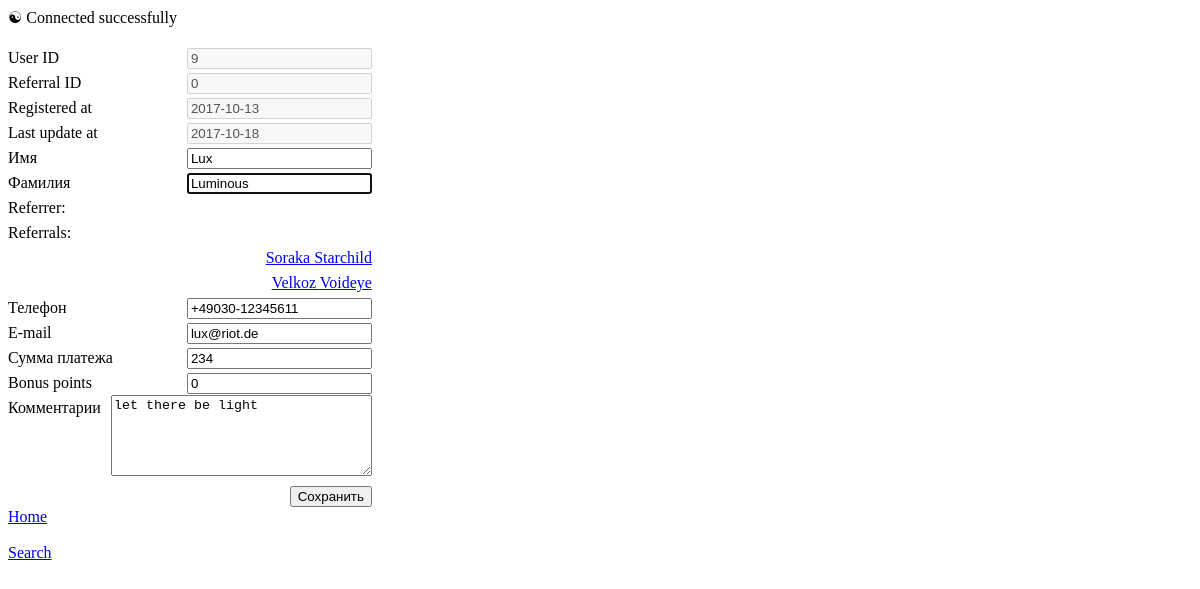
/edit.php?user_id=9, run on the app's committed database.
### tables this page shows
CREATE TABLE `clients` (
  `user_id` int(11) NOT NULL,
  `referral_id` int(11) DEFAULT '0',
  `first_name` varchar(50) NOT NULL,
  `last_name` varchar(50) NOT NULL,
  `telephone` varchar(20) NOT NULL,
  `email` varchar(200) NOT NULL,
  `reg_date` datetime DEFAULT NULL,
  `last_update` datetime NOT NULL,
  `client_paid` bigint(20) DEFAULT NULL,
  `referred_clients` int(11) DEFAULT '0',
  `referred_amount` bigint(20) DEFAULT NULL,
  `bonus_points` int(11) NOT NULL,
  `comments` text NOT NULL
);

### edit.php (the view, shortened to what this page needs)
<!DOCTYPE html>
<html>
<head>
        <link rel="stylesheet" href="style.css">
</head>
<body>
<?php
  $user_id = htmlspecialchars($_GET['user_id']);
  $servername = "localhost";
  $username = "root";
  $password = "";
  $dbname = "hayk";
  $conn = mysqli_connect($servername, $username, $password, $dbname);
  echo "&#9775; Connected successfully " . "<br><br>";
$sql = "SELECT * FROM clients where user_id = '$user_id'";
$result = mysqli_query($conn, $sql);
$row = mysqli_fetch_assoc($result);
 ?>
 <form method="post" action="update_db.php">
    <div class="main">
      <div class="field">
       <label for="UID">User ID</label>
       <input type="text" name="user_id_disabled" value=<?php echo $user_id; ?> id="UID" disabled>
      </div>
      <div class="field">
        <label for="ref">Referral ID</label>
        <input type="text" name="referral_id" value=<?php echo $row["referral_id"] ?> id="ref" disabled>
      </div>
      <div class="field">
       <label for="reg_date">Registered at</label>
       <input type="text" name="reg_date" value=<?php echo $row["reg_date"] ?> id="reg_date" disabled>
      </div>
      <div class="field">
       <label for="last_update">Last update at</label>
       <input type="text" name="last_update" value=<?php echo $row["last_update"] ?> id="last_update" disabled>
      </div>
      <div class="field">
       <label for="fn">Имя</label>
       <input type="text" name="first_name" id="fn" value=<?php echo $row["first_name"] ?>>
      </div>
      <div class="field">
       <label for="ln">Фамилия</label>
       <input type="text" name="last_name" id="ln" value=<?php echo $row["last_name"] ?> autofocus required>
      </div>
      <div class="field">
       <?php
       $referral_id=$row["referral_id"];
       $sql = "SELECT user_id, first_name, last_name
              FROM `clients`
              WHERE user_id = '$referral_id'";
       $referrer_query = mysqli_query($conn, $sql);
       $row_referrer_query = mysqli_fetch_assoc($referrer_query);
       $referrer_full_name = $row_referrer_query["first_name"] ." ". $row_referrer_query["last_name"];
       ?>
       <label for="Referrer">Referrer: </label> <?php echo "<a href=\""."edit.php?user_id=".$row_referrer_query["user_id"]."\">".$referrer_full_name."</a>";?>
      </div>
      <div class="field">
       <?php
       $user_id_ref=$row["user_id"];
       $sql = "SELECT user_id, first_name, last_name
              FROM `clients`
              WHERE referral_id = '$user_id_ref'";
       $referral_query = mysqli_query($conn, $sql);
       ?>
       <label for="Referrals">Referrals: </label>
       <?php
echo "<br>";
while($row_referral_query = mysqli_fetch_assoc($referral_query)) {
         echo "<a href=\""."edit.php?user_id=".$row_referral_query["user_id"]."\">".$row_referral_query["first_name"]." ".$row_referral_query["last_name"]."</a><br>";
}
       ?>
      </div>
      <div class="field">
        <label for="tel">Телефон</label>
        <input type="text" name="telephone" id="tel" value=<?php echo $row["telephone"] ?>>
      </div>
      <div class="field">
        <label for="email">E-mail</label>
        <input type="text" name="email" id="email" value=<?php echo $row["email"] ?>>
      </div>
      <div class="field">
        <label for="amount">Сумма платежа</label>
        <input type="text" name="client_paid" id="amount" value=<?php echo $row["client_paid"] ?>>
      </div>
      <div class="field">
        <label for="bonus">Bonus points</label>
        <input type="text" name="bonus_points" id="bonus" value=<?php echo $row["bonus_points"] ?>>
      </div>
      <div class="field">
        <label for="comms">Комментарии</label>
        <textarea name="comments" rows="5" cols="30" id ="comms"><?php echo $row["comments"] ?></textarea>
      </div>
      <div class="field">
        <input type="submit" name="submit" value="Сохранить" id="su">
      </div>
      <a href="index.php" class="button">Home</a>
      <br><br>
      <a href="search.php" class="button">Search</a>
  </div>
  </form>
</body>

### style.css (style rules this page uses)
.field { clear:both; text-align:right; line-height:25px; }
label { float:left;padding-right:10px; }
.main { float:left }

### data on the page
clients: referral_id "0", first_name "Lux", last_name "Luminous", telephone "+49030-12345611", email "lux@riot.de", client_paid "234", bonus_points "0", comments "let there be light"
clients: first_name "Soraka", last_name "Starchild"
clients: first_name "Velkoz", last_name "Voideye"
